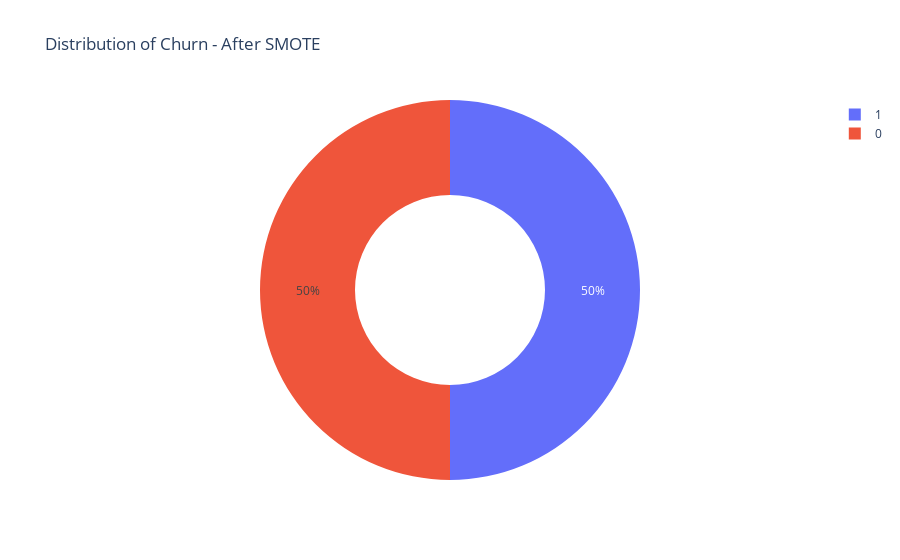

Notebook code for this chart:
### Code cell
y_train_over_df = y_train_over.to_frame()
churn = y_train_over_df['churn'].value_counts()
transuction = churn.index
quantity = churn.values

# draw pie circule with plotly
figure = px.pie(y_train_over_df,
               values = quantity,
               names = transuction,
               hole = .5,
               title = 'Distribution of Churn - After SMOTE')
figure.show()

### Figure 1 — Plotly figure (JSON) as saved in the notebook; plotly's stock layout.template omitted (floating-point values rounded to 4 significant figures)
{"data": [{"domain": {"x": [0, 1], "y": [0, 1]}, "hole": 0.5, "hovertemplate": "label=%{label}<br>value=%{value}<extra></extra>", "labels": [1, 0], "legendgroup": "", "name": "", "showlegend": true, "type": "pie", "values": [2063, 2063]}], "layout": {"legend": {"tracegroupgap": 0}, "title": {"text": "Distribution of Churn - After SMOTE"}}}
